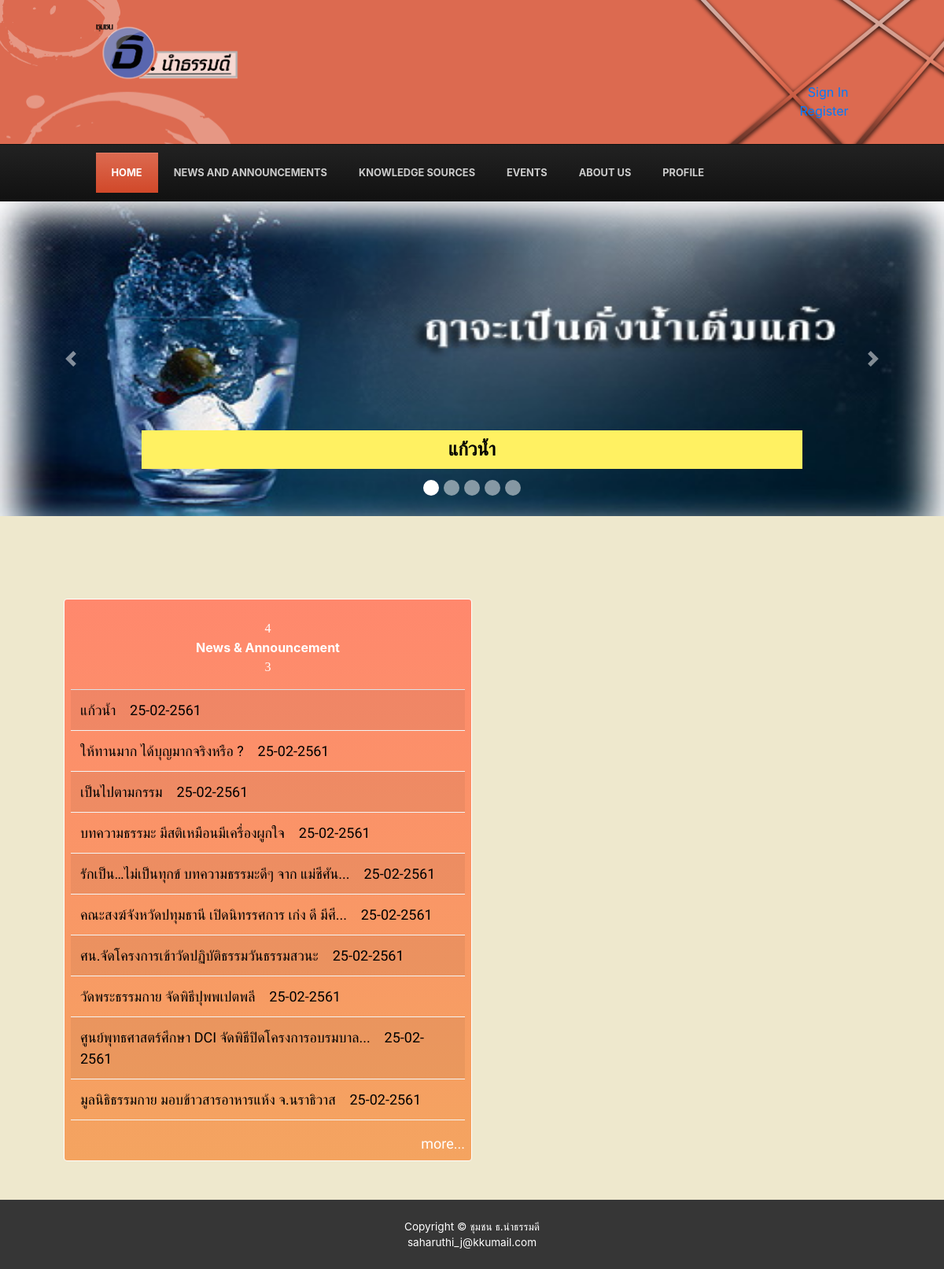
The page / on the database its author committed.
### tables this page shows
CREATE TABLE `news` (
  `id` int(11) NOT NULL,
  `title` varchar(500) NOT NULL,
  `detail` longtext NOT NULL,
  `date` timestamp NOT NULL DEFAULT CURRENT_TIMESTAMP ON UPDATE CURRENT_TIMESTAMP
);

CREATE TABLE `pic` (
  `id` int(11) NOT NULL,
  `name` text NOT NULL,
  `is_img_slider` int(1) NOT NULL,
  `id_news` int(11) NOT NULL
);

### index.php (the view, shortened to what this page needs)
<?php
  require('connect.php');
  $sql = "SELECT * FROM news ORDER BY id DESC LIMIT 10";
  $result = $conn->query($sql);
  $get_result = ($conn->query($sql))->fetchAll();
?>
<!DOCTYPE html>
<html>
<head>
  <link href="css/bootstrap-grid.css" rel="stylesheet">
  <link href="css/bootstrap-reboot.css" rel="stylesheet">
  <link rel="stylesheet" href="css/reset.css" type="text/css" />
  <link rel="stylesheet" href="css/styles.css" type="text/css" />
  <link rel="stylesheet" type="text/css" href="css/bootstrap.css">
  <link href="css/main.css" rel="stylesheet">
  <link rel="stylesheet" type="text/css" href="css/carousel.css">
</head>
<body class="Backg-body">
<header class="header_Bg">
			<div class="navbar-header width">
                <img class="img left" src="img/Logo1.png" alt="Logo1">
                <spen class="right">
                    <div><a class="btn-link" href="#">Sign In</a></div>
                    <div><a class="btn-link" href="register.php">Register</a></div>
                </spen>
			</div>
		</header>
     <nav id="mainnav">
      <div class="width">
          <ul>
              <li class="selected-item"><a href="index.php">Home</a></li>
              <li><a href="news_form.php">News and Announcements</a></li>
              <li><a href="#">Knowledge sources</a></li>
              <li><a href="#">Events</a></li>
              <li><a href="#">About us</a></li>
              <li><a href="#">Profile</a></li>
          </ul>
      </div>
    </nav>
    <section id="main-slider" class="navbar-body no-margin">
    <div id="myCarousel" class=" carousel slide " data-ride="carousel">
        <ol class="carousel-indicators">
          <?php
              $i = 0;
              while($i < 5 &&  $i < $result->rowCount()){
                if($i == 0)
                  echo "<li data-target=\"#myCarousel\" data-slide-to=\"".$i."\" class=\"active\"></li>";
                else
                  echo "<li data-target=\"#myCarousel\" data-slide-to=\"".$i."\"></li>";
                $i = $i + 1;
              }
          ?>
        </ol>
        <div class="carousel-inner font-Tri">
          <?php
            $num = $result->rowCount() >= 5? 5:$result->rowCount();
            for ($i = 0; $i < $num; $i++){
              $sql_img = "SELECT name FROM pic WHERE id_news=".$get_result[$i]['id']." AND is_img_slider = 1";
              $img_result = ($conn->query($sql_img)->fetch());
              $active = "";
              if($i == 0){
                $active = "active";
              }
              echo
              "<div class=\"carousel-item ". $active. " \" >".
                "<img src=\"news-img/". $get_result[$i]['id']."/" .$img_result['name']. "\">".
                "<div class=\"container\">".
                "<div class=\"carousel-caption\">".
                  "<a href=\"news_form.php?id=".$get_result[$i]['id']."\" target=\"_blank\">".
                    "<h1>".$get_result[$i]['title'].
                    "</h1>
                    </a>
                  </div>
                </div>
              </div>";
            }
          ?>
        </div>
        <a class="carousel-control-prev" href="#myCarousel" role="button" data-slide="prev">
          <span class="carousel-control-prev-icon" aria-hidden="true"></span>
        </a>
        <a class="carousel-control-next" href="#myCarousel" role="button" data-slide="next">
          <span class="carousel-control-next-icon" aria-hidden="true"></span>
        </a>
           </div></section>
       <section id="services" class="text-center">
       <div style="max-width: 90%; margin: 0px auto;" class="alert" role="alert">
        <div class="col-sm-6 alert d-block p-2 backg-news font-color1 border-white">
        <p class="font-color3 font-Tri" > <MARQUEE behavior=alternate direction=left scrollAmount=3 width="4%"><font face=Webdings >4</font></MARQUEE><b>News &amp; Announcement</b><MARQUEE behavior=alternate direction=right scrollAmount=3 width="4%"><font face=Webdings>3</font></MARQUEE> </p>
        <table class="table table-striped table-hover font-Tri">
          <tbody class="get-data" id="list-data">
            <?php
              foreach ($result as $news) {
                $string = $news['title'];
                if(strlen($string) > 140){
                  $stringCut = substr($string, 0, 140);
                  $string = $stringCut.'...';
                }
                 $timestamp = strtotime($news['date']);
                  $catdate = "&nbsp;&nbsp;&nbsp;&nbsp;".date('d', $timestamp)."-".date('m',$timestamp)."-".(int)(date('Y', $timestamp) + 543);
                  $string .= $catdate;
                $string = iconv("UTF-8", "UTF-8//IGNORE", $string);
                echo "<tr><td><a id=\"".$news['id']."\" href=\"news_form.php?id=".$news['id']."\" target=\"_blank\" class=\"font-color4\">". $string."</a></td></tr>";
              }
            ?>
          </tbody>
          </table>
            <div id="load-more" class="load_more text-right font-Tri" data-id=<?php echo end($get_result)['id'];?>> more...</div>
      </div>
     </div>
    </section>
    <footer id="footer" class="text-center">
     <div class="font-color1"> Copyright &copy; <span class="font-s1">ชุมชน ธ.นำธรรมดี </span> </div>
     <div class="font-color1"> saharuthi_j@kkumail.com </div>
    </footer>
</body>
</html>

### css/styles.css (style rules this page uses)
body { margin:0px auto; padding:0; font-family: 'Source Sans Pro', 'sans-serif'; font-size: 1.2em; color:#666; font-weight: 300; }
* { margin:0; padding:0; }
table { width:100%; text-align:left; }
th, td { padding:10px; }
td { border-bottom:1px solid #f4f4f4; }
img { max-width: 100%; height: auto; }
p { line-height:2.0em; margin-bottom:20px; }
a { color:#D6593D; }
h1 { font-size:3em; padding-bottom: 10px; }
ul, ol { padding: 0; margin:0 0 35px 35px; list-style: disc; }
li { padding:5px 0; }
.width { width: 79.75%; margin: 0 auto; }
header { padding:30px 0 30px; margin:0 auto; background-color: #DC6A50; }
nav#mainnav { background-color: #222; background-image:linear-gradient(#222, #111); border-top: 1px solid #111; border-bottom: 1px solid #000; }
nav#mainnav ul { padding: 0; margin: 0; list-style: none; }
nav#mainnav ul li { border-bottom:none; padding: 10px 0; display: block; float: left; }
nav#mainnav li.selected-item a, nav#mainnav li.selected-item a:hover { color:#fff; font-weight:bold; background-color: #DC6A50; background-image:linear-gradient(#DC6A50, #D14829); border-top: 1px solid #E17C66; }
nav#mainnav li a { color: #ccc; float: left; display: block; padding: 15px 20px; border-top: 1px solid transparent; text-align: center; text-transform: uppercase; font-weight: bold; font-size: 0.8em; text-decoration: none; }
footer { margin:0px auto; background: #222; font-size: 0.85em; }

### css/main.css (style rules this page uses)
.header_Bg { background-image: url(../Img/Header-bg1.png); position: inherit; margin: 0 auto; }
.font-Tri { font-family: 'Trirong', serif; font-size: 18px; }
h1 { color: black; }
.font-color4 { color: black; }
.font-color3 { color: #0000CD; }
.Backg-body { background-color: #EEE8CD; }
.backg-news { background-image:linear-gradient(#ff886d, #F4A460); color: aliceblue; }
.font-color1 { color: white; }
.navbar-body { position: inherit; border-width: 0 0 1px; top: 0; bottom: auto; }
.left { text-align: left; }
.right { text-align: right; }
.img { width: 20%; }
#footer { margin-bottom: 0px; background-color: #363636; padding: 1.5rem 1.25rem 1.5rem; width: 100%; position: absolute; bottom: auto; }
.container { padding-right: 15px; padding-left: 15px; margin-right: auto; margin-left: auto; }
.container:before, .container:after { display: table; content: " " }
.container:after { clear: both }
body > section { padding: 20px 0; padding-top: 60px; padding-bottom: 20px; margin-left: auto; margin-right: auto; height :100% }
#main-slider { position: relative; }
.no-margin { margin: 0; padding: 0; }

### css/carousel.css (style rules this page uses)
body { padding-top: 0rem; padding-bottom: 0rem; color: #5a5a5a; }
.carousel { margin-bottom: 2rem; }
.carousel-caption { bottom: 2rem; z-index: 10; }
.carousel-caption a h1, .carousel-caption h1, .carousel-caption a:hover { font-size: 24px; background-color:#FFF162; padding: 10px 0; color: black; text-decoration: none; font-weight: bold; }
.carousel-item { height: 25rem; background-color: #777; }
.carousel-item > img { position: absolute; top: 0; left: 0; min-width: 100%; height: 27rem; }
.carousel-indicators > li { width: 20px; height: 20px; border-radius: 50%; color: #777; }

### rows shown on the page
news: pic.name (picture), title "แก้วน้ำ", string "แก้วน้ำ 25-02-2561"
news: string "ให้ทานมาก ได้บุญมากจริงหรือ ? 25-02-2561"
news: string "เป็นไปตามกรรม 25-02-2561"
news: string "บทความธรรมะ มีสติเหมือนมีเครื่องผูกใจ 25-02-2561"
news: string "รักเป็น…ไม่เป็นทุกข์ บทความธรรมะดีๆ จาก แม่ชีศัน... 25-02-2561"
news: string "คณะสงฆ์จังหวัดปทุมธานี เปิดนิทรรศการ เก่ง ดี มีศี... 25-02-2561"
news: string "ศน.จัดโครงการเข้าวัดปฏิบัติธรรมวันธรรมสวนะ 25-02-2561"
news: string "วัดพระธรรมกาย จัดพิธีปุพพเปตพลี 25-02-2561"
news: string "ศูนย์พุทธศาสตร์ศึกษา DCI จัดพิธีปิดโครงการอบรมบาล... 25-02-2561"
news: string "มูลนิธิธรรมกาย มอบข้าวสารอาหารแห้ง จ.นราธิวาส 25-02-2561"
